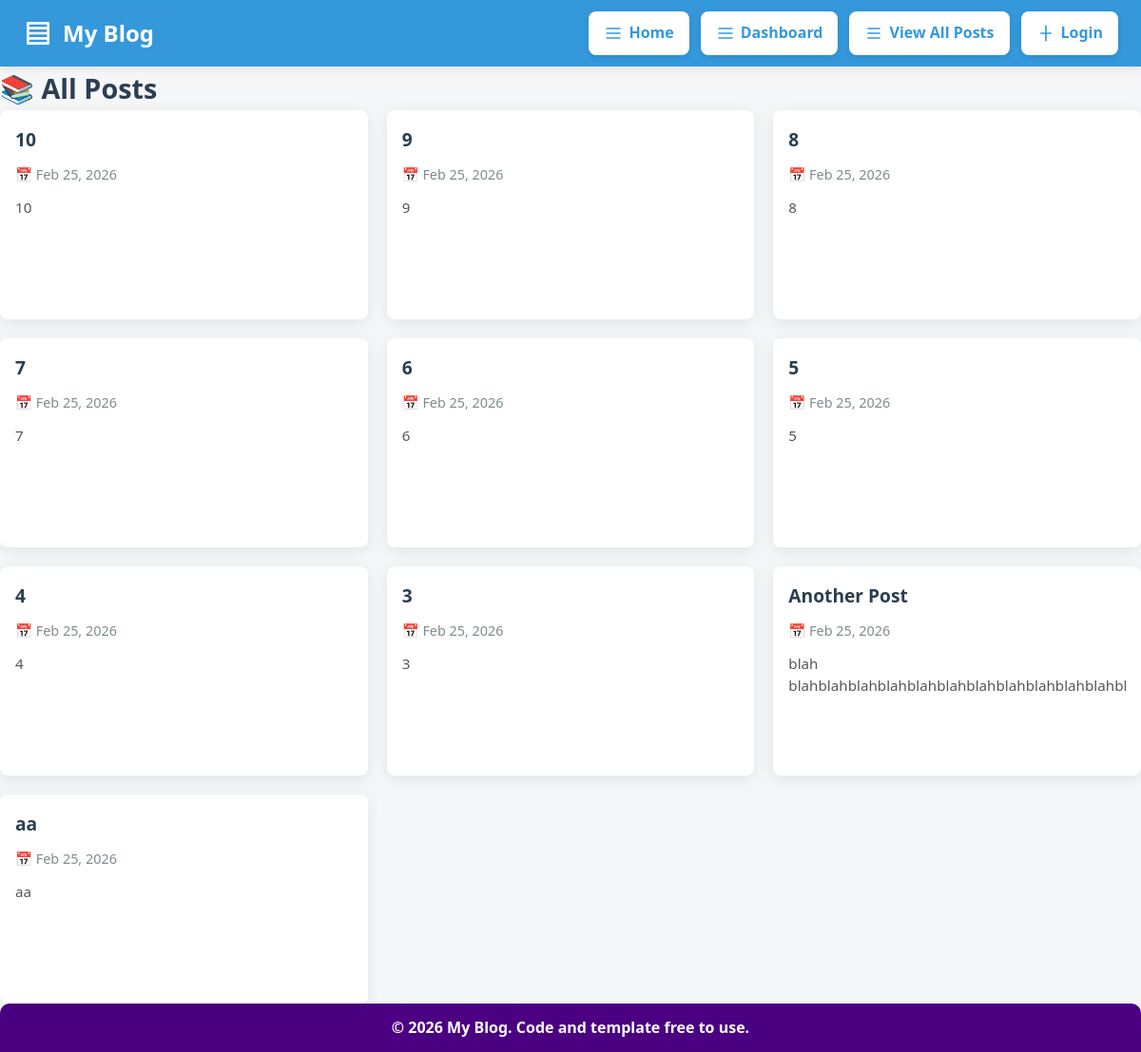
The app's page /view_all_posts.php with its own data.
### tables this page shows
CREATE TABLE `posts` (
  `id` int(11) NOT NULL,
  `title` varchar(500) NOT NULL,
  `content` text NOT NULL,
  `created_at` datetime DEFAULT current_timestamp(),
  `user_id` int(11) NOT NULL
);

### functions/databaseFunctions.php (called while the page is built, shortened)
<?php
function fetchAll(string $sql, string $types = "", array $params = []): array
{
    $stmt = db()->prepare($sql);
    $stmt->execute();
    return $stmt->get_result()->fetch_all(MYSQLI_ASSOC);
}
function db(): mysqli
{
    static $conn = null;
    if ($conn === null) {
        $conn = new mysqli("localhost", "root", "", "blog");
    }
    return $conn;
}

### functions/genericFunctions.php (called while the page is built, shortened)
<?php
function escape(string $value): string
{
    return htmlspecialchars($value, ENT_QUOTES, "UTF-8");
}

### view_all_posts.php (the view, shortened to what this page needs)
<?php
require_once "includes/header.html.php";
require_once "functions/databaseFunctions.php";
require_once "functions/genericFunctions.php";
$posts = fetchAll(
    "SELECT id, title, content, created_at FROM posts ORDER BY created_at DESC"
);
$selectedPost = null;
$allowed_tags_preview = '<b><i><u><strong><em><h1><h2><h3><p><ol><ul><li><br><img><a>';
$allowed_tags_main = $allowed_tags_preview;
?>
<?php if ($selectedPost): ?>
    <div style="text-align: left; margin: 20px 0;">
        <a href="view_all_posts.php" class="back-dashboard-btn">
            ← Back to All Posts
        </a>
    </div>
    <div class="post-card">
        <h1><?= escape($selectedPost["title"]) ?></h1>
        <p class="post-date">📅 <?= date("F d, Y", strtotime($selectedPost["created_at"])) ?></p>
        <div class="main-article-content">
            <?= nl2br(strip_tags($selectedPost["content"], $allowed_tags_main)) ?>
        </div>
        <hr>
        <h3>💬 Comments</h3>
        <?php
        $comments = fetchAll("SELECT * FROM comments WHERE post_id = ? ORDER BY id DESC", "i", [$selectedPost["id"]]);
        ?>
        <?php if (empty($comments)): ?>
            <p><em>No comments yet. Be the first to comment!</em></p>
        <?php else: ?>
            <?php foreach ($comments as $c): ?>
                <div class="comment">
                    <strong><?= escape($c["name"]) ?></strong>
                    <p><?= escape($c["comment"]) ?></p>
                </div>
            <?php endforeach; ?>
        <?php endif; ?>
        <h3>Add a Comment</h3>
        <form action="servers/comment_create.php" method="post" class="post-comment-container">
            <input type="hidden" name="post_id" value="<?= $selectedPost["id"] ?>">
            <?php if (!isset($_SESSION["user"])): ?>
                <input type="text" name="name" placeholder="Your Name" required>
            <?php endif; ?>
            <textarea name="comment" placeholder="Your Comment" required></textarea>
            <button type="submit">Post Comment</button>
        </form>
    </div>
<?php else: ?>
    <h2>📚 All Posts</h2>
    <?php if (empty($posts)): ?>
        <div class="empty-posts-message">
            <p>No posts available yet.</p>
        </div>
    <?php else: ?>
        <div class="view-all-posts-grid">
            <?php foreach ($posts as $post): ?>
                <a href="view_all_posts.php?id=<?= $post["id"] ?>" class="view-post-card">
                    <h3><?= escape($post["title"]) ?></h3>
                    <p class="post-date">📅 <?= date("M d, Y", strtotime($post["created_at"])) ?></p>
                    <div class="post-preview-text">
                        <?= nl2br(strip_tags($post["content"], $allowed_tags_preview)) ?>
                    </div>
                </a>
            <?php endforeach; ?>
        </div>
    <?php endif; ?>
<?php endif; ?>

### assets/css/base.css (style rules this page uses)
:root { --primary-color: #2c3e50; --secondary-color: #3498db; --accent-color: #e74c3c; --light-bg: #ecf0f1; --border-color: #bdc3c7; --text-color: #2c3e50; --success-color: #27ae60; }
* { margin: 0; padding: 0; box-sizing: border-box; }
html { scroll-behavior: smooth; }
body { font-family: system-ui, -apple-system, BlinkMacSystemFont, "Segoe UI", Roboto, Helvetica, Arial, sans-serif; background-color: #f4f6f8; color: var(--text-color); line-height: 1.6; -webkit-font-smoothing: antialiased; -moz-osx-font-smoothing: grayscale; }
h2 { font-size: 1.8rem; }
h3 { font-size: 1.35rem; }
p { font-size: 1rem; line-height: 1.7; }
a { color: var(--secondary-color); text-decoration: none; transition: color 0.3s; }

### assets/css/cards.css (style rules this page uses)
.view-all-posts-grid { display: grid; grid-template-columns: repeat(auto-fill, minmax(300px, 1fr)); gap: 20px; }
.view-post-card { display: block; background: #ffffff; padding: 20px; height: 220px; overflow: hidden; border-radius: 12px; box-shadow: 0 4px 16px rgba(0,0,0,0.08); text-decoration: none; color: inherit; cursor: pointer; transition: all 0.3s ease; }
.view-post-card h3 { margin: 0 0 10px 0; font-size: 1.2rem; color: #2c3e50; }
.post-date { font-size: 0.9rem; color: #7f8c8d; margin-bottom: 10px; }
.post-preview-text { font-size: 0.95rem; line-height: 1.5; color: #555; max-height: 120px; overflow: hidden; }
.post-card, .recent-post-link, .view-post-card, .editor-card { border-radius: 8px; box-shadow: 0 4px 16px rgba(0,0,0,0.08); padding: 16px; text-decoration: none; color: inherit; display: block; transition: all 0.3s ease; overflow: hidden; }

### records on screen
posts: title "10", created_at "Feb 25, 2026", content "10"
posts: title "9", created_at "Feb 25, 2026", content "9"
posts: title "8", created_at "Feb 25, 2026", content "8"
posts: title "7", created_at "Feb 25, 2026", content "7"
posts: title "6", created_at "Feb 25, 2026", content "6"
posts: title "5", created_at "Feb 25, 2026", content "5"
posts: title "4", created_at "Feb 25, 2026", content "4"
posts: title "3", created_at "Feb 25, 2026", content "3"
posts: title "Another Post", created_at "Feb 25, 2026", content "blah…"
posts: title "aa", created_at "Feb 25, 2026", content "aa"
